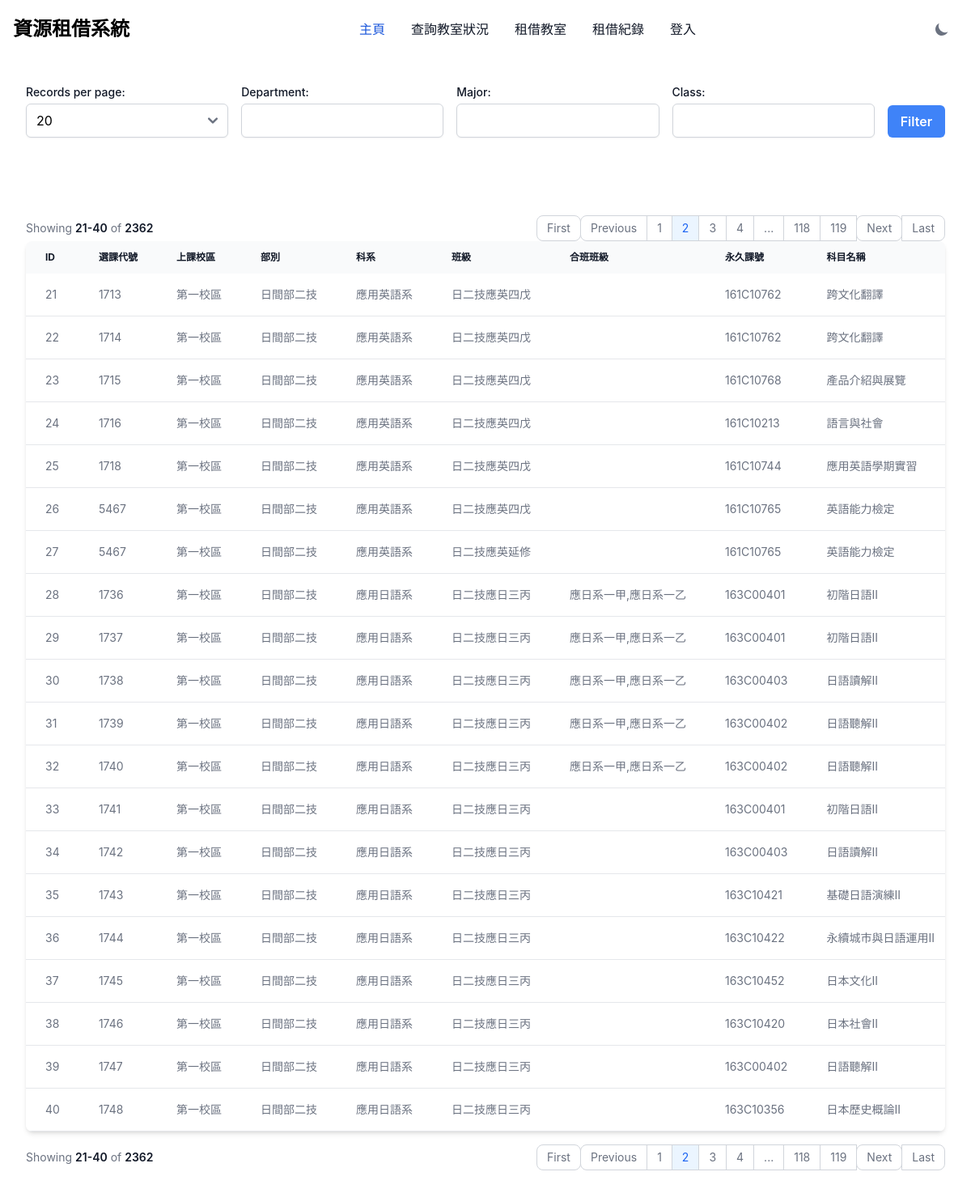
/?page=2&limit=20, run on the app's committed database.
### tables this page shows
CREATE TABLE `nkust_course_table` (
  `id` int(11) NOT NULL,
  `course_code` varchar(20) DEFAULT NULL,
  `campus` varchar(50) DEFAULT NULL,
  `department` varchar(50) DEFAULT NULL,
  `major` varchar(50) DEFAULT NULL,
  `class` varchar(50) DEFAULT NULL,
  `combined_class` varchar(50) DEFAULT NULL,
  `permanent_course_code` varchar(20) DEFAULT NULL,
  `course_name` text DEFAULT NULL,
  `credits` float DEFAULT NULL,
  `teaching_hours` float DEFAULT NULL,
  `practice_hours` int(11) DEFAULT NULL,
  `required_or_elective` varchar(10) DEFAULT NULL,
  `instructor` varchar(50) DEFAULT NULL,
  `classroom` text DEFAULT NULL,
  `enrolled_students` int(11) DEFAULT NULL,
  `max_students` int(11) DEFAULT NULL,
  `class_time` text DEFAULT NULL,
  `full_english_teaching` varchar(10) DEFAULT NULL,
  `distance_learning` varchar(10) DEFAULT NULL,
  `syllabus` text DEFAULT NULL,
  `remarks` text DEFAULT NULL
);

### index.php (the view, shortened to what this page needs)
<?php
$conn = require_once "config.php";
$limit = isset($_GET['limit']) ? (int) $_GET['limit'] : 20;
$page = isset($_GET['page']) ? (int) $_GET['page'] : 1;
$offset = ($page - 1) * $limit;
$department = isset($_GET['department']) ? $_GET['department'] : '';
$major = isset($_GET['major']) ? $_GET['major'] : '';
$class = isset($_GET['class']) ? $_GET['class'] : '';
$where = '';
$total_query = "SELECT COUNT(*) FROM nkust_course_table $where";
$total_result = $conn->query($total_query);
$total_rows = $total_result->fetch_row()[0];
$total_pages = ceil($total_rows / $limit);
$query = "SELECT * FROM nkust_course_table $where LIMIT $limit OFFSET $offset";
$result = $conn->query($query);
?>
<!DOCTYPE html>
<html>
<head>
    <link href="https://cdnjs.cloudflare.com/ajax/libs/flowbite/2.3.0/flowbite.min.css" rel="stylesheet" />
</head>
<body class="bg-white dark:bg-gray-900">
    <?php include 'components\navigaion.php'; ?>
    <div class="max-w-screen-xl mx-auto p-4 sm:p-6 lg:p-8">
        <form method="GET" action="" class="flex flex-wrap space-x-4">
            <div class="mb-4 flex-1">
                <label for="limit" class="block text-sm font-medium text-gray-900 dark:text-white">Records per
                    page:</label>
                <select name="limit" id="limit" class="block w-full mt-1 border-gray-300 rounded-md shadow-sm">
                    <option value="20" <?php echo $limit == 20 ? 'selected' : ''; ?>>20</option>
                </select>
            </div>
            <div class="mb-4 flex-1">
                <label for="department"
                    class="block text-sm font-medium text-gray-900 dark:text-white">Department:</label>
                <input type="text" name="department" id="department"
                    value="<?php echo htmlspecialchars($department); ?>"
                    class="block w-full mt-1 border-gray-300 rounded-md shadow-sm">
            </div>
            <div class="mb-4 flex-1">
                <label for="major" class="block text-sm font-medium text-gray-900 dark:text-white">Major:</label>
                <input type="text" name="major" id="major" value="<?php echo htmlspecialchars($major); ?>"
                    class="block w-full mt-1 border-gray-300 rounded-md shadow-sm">
            </div>
            <div class="mb-4 flex-1">
                <label for="class" class="block text-sm font-medium text-gray-900 dark:text-white">Class:</label>
                <input type="text" name="class" id="class" value="<?php echo htmlspecialchars($class); ?>"
                    class="block w-full mt-1 border-gray-300 rounded-md shadow-sm">
            </div>
            <div class="flex items-end mb-4">
                <button type="submit"
                    class="px-4 py-2 font-semibold text-white bg-blue-500 rounded-md hover:bg-blue-700">Filter</button>
            </div>
        </form>
    </div>
    <div class="max-w-screen-xl mx-auto p-4 sm:p-6 lg:p-8">
        <nav class="flex items-center flex-column flex-wrap md:flex-row justify-between pt-4"
            aria-label="Table navigation">
            <span
                class="text-sm font-normal text-gray-500 dark:text-gray-400 mb-4 md:mb-0 block w-full md:inline md:w-auto">
                Showing <span
                    class="font-semibold text-gray-900 dark:text-white"><?php echo $offset + 1; ?>-<?php echo min($offset + $limit, $total_rows); ?></span>
                of <span class="font-semibold text-gray-900 dark:text-white"><?php echo $total_rows; ?></span>
            </span>
            <ul class="inline-flex -space-x-px rtl:space-x-reverse text-sm h-8">
                <?php if ($page > 1): ?>
                    <li>
                        <a href="?page=1&limit=<?php echo $limit; ?>"
                            class="flex items-center justify-center px-3 h-8 ms-0 leading-tight text-gray-500 bg-white border border-gray-300 rounded-lg hover:bg-gray-100 hover:text-gray-900 dark:text-white dark:bg-gray-800 dark:border-gray-700 dark:text-gray-400 dark:hover:bg-gray-700 dark:hover:text-white">First</a>
                    </li>
                    <li>
                        <a href="?page=<?php echo $page - 1; ?>&limit=<?php echo $limit; ?>"
                            class="flex items-center justify-center px-3 h-8 ms-0 leading-tight text-gray-500 bg-white border border-gray-300 rounded-s-lg hover:bg-gray-100 hover:text-gray-900 dark:text-white dark:bg-gray-800 dark:border-gray-700 dark:text-gray-400 dark:hover:bg-gray-700 dark:hover:text-white">Previous</a>
                    </li>
                <?php endif; ?>
                <?php
                $displayed_pages = [];
                if ($total_pages <= 10) {
                    $displayed_pages = range(1, $total_pages);
                } else {
                    $displayed_pages = array_merge(
                        range(1, 2),
                        ($page > 5 ? ['...'] : []),
                        range(max(3, $page - 2), min($total_pages - 2, $page + 2)),
                        ($page < $total_pages - 4 ? ['...'] : []),
                        range($total_pages - 1, $total_pages)
                    );
                }
                foreach ($displayed_pages as $p) {
                    if ($p === '...') {
                        echo '<li><span class="flex items-center justify-center px-3 h-8 leading-tight text-gray-500 bg-white border border-gray-300 dark:bg-gray-800 dark:border-gray-700 dark:text-gray-400">...</span></li>';
                    } else {
                        echo '<li><a href="?page=' . $p . '&limit=' . $limit . '" class="flex items-center justify-center px-3 h-8 leading-tight ' . ($p == $page ? 'text-blue-600 border border-gray-300 bg-blue-50 hover:bg-blue-100 hover:text-blue-700 dark:border-gray-700 dark:bg-gray-700 dark:text-white' : 'text-gray-500 bg-white border border-gray-300 hover:bg-gray-100 hover:text-gray-900 dark:text-white dark:bg-gray-800 dark:border-gray-700 dark:text-gray-400 dark:hover:bg-gray-700 dark:hover:text-white') . '">' . $p . '</a></li>';
                    }
                }
                ?>
                <?php if ($page < $total_pages): ?>
                    <li>
                        <a href="?page=<?php echo $page + 1; ?>&limit=<?php echo $limit; ?>"
                            class="flex items-center justify-center px-3 h-8 leading-tight text-gray-500 bg-white border border-gray-300 rounded-lg hover:bg-gray-100 hover:text-gray-900 dark:text-white dark:bg-gray-800 dark:border-gray-700 dark:text-gray-400 dark:hover:bg-gray-700 dark:hover:text-white">Next</a>
                    </li>
                    <li>
                        <a href="?page=<?php echo $total_pages; ?>&limit=<?php echo $limit; ?>"
                            class="flex items-center justify-center px-3 h-8 leading-tight text-gray-500 bg-white border border-gray-300 rounded-e-lg hover:bg-gray-100 hover:text-gray-900 dark:text-white dark:bg-gray-800 dark:border-gray-700 dark:text-gray-400 dark:hover:bg-gray-700 dark:hover:text-white">Last</a>
                    </li>
                <?php endif; ?>
            </ul>
        </nav>
        <div class="relative overflow-x-auto shadow-md sm:rounded-lg">
            <table class="w-full text-sm text-left rtl:text-right text-gray-500 dark:text-gray-400 overflow-auto">
                <thead
                    class="text-xs text-gray-900 dark:text-white uppercase bg-gray-50 dark:bg-gray-700 dark:text-gray-400 whitespace-nowrap">
                    <tr>
                        <th scope="col" class="px-6 py-3">ID</th>
                        <th scope="col" class="px-6 py-3">選課代號</th>
                        <th scope="col" class="px-6 py-3">上課校區</th>
                        <th scope="col" class="px-6 py-3">部別</th>
                        <th scope="col" class="px-6 py-3">科系</th>
                        <th scope="col" class="px-6 py-3">班級</th>
                        <th scope="col" class="px-6 py-3">合班班級</th>
                        <th scope="col" class="px-6 py-3">永久課號</th>
                        <th scope="col" class="px-6 py-3">科目名稱</th>
                    </tr>
                </thead>
                <tbody>
                    <?php while ($row = $result->fetch_assoc()): ?>
                        <tr
                            class="bg-white border-b dark:bg-gray-800 dark:border-gray-700 hover:bg-gray-50 dark:hover:bg-gray-600 whitespace-nowrap">
                            <td class="px-6 py-4"><?php echo $row['id']; ?></td>
                            <td class="px-6 py-4"><?php echo $row['course_code']; ?></td>
                            <td class="px-6 py-4"><?php echo $row['campus']; ?></td>
                            <td class="px-6 py-4"><?php echo $row['department']; ?></td>
                            <td class="px-6 py-4"><?php echo $row['major']; ?></td>
                            <td class="px-6 py-4"><?php echo $row['class']; ?></td>
                            <td class="px-6 py-4"><?php echo $row['combined_class']; ?></td>
                            <td class="px-6 py-4"><?php echo $row['permanent_course_code']; ?></td>
                            <td class="px-6 py-4"><?php echo $row['course_name']; ?></td>
                        </tr>
                    <?php endwhile; ?>
                </tbody>
            </table>
        </div>
        <nav class="flex items-center flex-column flex-wrap md:flex-row justify-between pt-4"
            aria-label="Table navigation">
            <span
                class="text-sm font-normal text-gray-500 dark:text-gray-400 mb-4 md:mb-0 block w-full md:inline md:w-auto">
                Showing <span
                    class="font-semibold text-gray-900 dark:text-white"><?php echo $offset + 1; ?>-<?php echo min($offset + $limit, $total_rows); ?></span>
                of <span class="font-semibold text-gray-900 dark:text-white"><?php echo $total_rows; ?></span>
            </span>
            <ul class="inline-flex -space-x-px rtl:space-x-reverse text-sm h-8">
                <?php if ($page > 1): ?>
                    <li>
                        <a href="?page=1&limit=<?php echo $limit; ?>"
                            class="flex items-center justify-center px-3 h-8 ms-0 leading-tight text-gray-500 bg-white border border-gray-300 rounded-lg hover:bg-gray-100 hover:text-gray-900 dark:text-white dark:bg-gray-800 dark:border-gray-700 dark:text-gray-400 dark:hover:bg-gray-700 dark:hover:text-white">First</a>
                    </li>
                    <li>
                        <a href="?page=<?php echo $page - 1; ?>&limit=<?php echo $limit; ?>"
                            class="flex items-center justify-center px-3 h-8 ms-0 leading-tight text-gray-500 bg-white border border-gray-300 rounded-s-lg hover:bg-gray-100 hover:text-gray-900 dark:text-white dark:bg-gray-800 dark:border-gray-700 dark:text-gray-400 dark:hover:bg-gray-700 dark:hover:text-white">Previous</a>
                    </li>
                <?php endif; ?>
                <?php
                $displayed_pages = [];
                if ($total_pages <= 10) {
                    $displayed_pages = range(1, $total_pages);
                } else {
                    $displayed_pages = array_merge(
                        range(1, 2),
                        ($page > 5 ? ['...'] : []),
                        range(max(3, $page - 2), min($total_pages - 2, $page + 2)),
                        ($page < $total_pages - 4 ? ['...'] : []),
                        range($total_pages - 1, $total_pages)
                    );
                }
                foreach ($displayed_pages as $p) {
                    if ($p === '...') {
                        echo '<li><span class="flex items-center justify-center px-3 h-8 leading-tight text-gray-500 bg-white border border-gray-300 dark:bg-gray-800 dark:border-gray-700 dark:text-gray-400">...</span></li>';
                    } else {
                        echo '<li><a href="?page=' . $p . '&limit=' . $limit . '" class="flex items-center justify-center px-3 h-8 leading-tight ' . ($p == $page ? 'text-blue-600 border border-gray-300 bg-blue-50 hover:bg-blue-100 hover:text-blue-700 dark:border-gray-700 dark:bg-gray-700 dark:text-white' : 'text-gray-500 bg-white border border-gray-300 hover:bg-gray-100 hover:text-gray-900 dark:text-white dark:bg-gray-800 dark:border-gray-700 dark:text-gray-400 dark:hover:bg-gray-700 dark:hover:text-white') . '">' . $p . '</a></li>';
                    }
                }
                ?>
                <?php if ($page < $total_pages): ?>
                    <li>
                        <a href="?page=<?php echo $page + 1; ?>&limit=<?php echo $limit; ?>"
                            class="flex items-center justify-center px-3 h-8 leading-tight text-gray-500 bg-white border border-gray-300 rounded-lg hover:bg-gray-100 hover:text-gray-900 dark:text-white dark:bg-gray-800 dark:border-gray-700 dark:text-gray-400 dark:hover:bg-gray-700 dark:hover:text-white">Next</a>
                    </li>
                    <li>
                        <a href="?page=<?php echo $total_pages; ?>&limit=<?php echo $limit; ?>"
                            class="flex items-center justify-center px-3 h-8 leading-tight text-gray-500 bg-white border border-gray-300 rounded-e-lg hover:bg-gray-100 hover:text-gray-900 dark:text-white dark:bg-gray-800 dark:border-gray-700 dark:text-gray-400 dark:hover:bg-gray-700 dark:hover:text-white">Last</a>
                    </li>
                <?php endif; ?>
            </ul>
        </nav>
    </div>
</body>
</html>

### data on the page
nkust_course_table: id "21", course_code "1713", campus "第一校區", department "日間部二技", major "應用英語系", class "日二技應英四戊", permanent_course_code "161C10762", course_name "跨文化翻譯"
nkust_course_table: id "22", course_code "1714", campus "第一校區", department "日間部二技", major "應用英語系", class "日二技應英四戊", permanent_course_code "161C10762", course_name "跨文化翻譯"
nkust_course_table: id "23", course_code "1715", campus "第一校區", department "日間部二技", major "應用英語系", class "日二技應英四戊", permanent_course_code "161C10768", course_name "產品介紹與展覽"
nkust_course_table: id "24", course_code "1716", campus "第一校區", department "日間部二技", major "應用英語系", class "日二技應英四戊", permanent_course_code "161C10213", course_name "語言與社會"
nkust_course_table: id "25", course_code "1718", campus "第一校區", department "日間部二技", major "應用英語系", class "日二技應英四戊", permanent_course_code "161C10744", course_name "應用英語學期實習"
nkust_course_table: id "26", course_code "5467", campus "第一校區", department "日間部二技", major "應用英語系", class "日二技應英四戊", permanent_course_code "161C10765", course_name "英語能力檢定"
nkust_course_table: id "27", course_code "5467", campus "第一校區", department "日間部二技", major "應用英語系", class "日二技應英延修", permanent_course_code "161C10765", course_name "英語能力檢定"
nkust_course_table: id "28", course_code "1736", campus "第一校區", department "日間部二技", major "應用日語系", class "日二技應日三丙", combined_class "應日系一甲,應日系一乙", permanent_course_code "163C00401", course_name "初階日語Ⅱ"
nkust_course_table: id "29", course_code "1737", campus "第一校區", department "日間部二技", major "應用日語系", class "日二技應日三丙", combined_class "應日系一甲,應日系一乙", permanent_course_code "163C00401", course_name "初階日語Ⅱ"
nkust_course_table: id "30", course_code "1738", campus "第一校區", department "日間部二技", major "應用日語系", class "日二技應日三丙", combined_class "應日系一甲,應日系一乙", permanent_course_code "163C00403", course_name "日語讀解Ⅱ"
nkust_course_table: id "31", course_code "1739", campus "第一校區", department "日間部二技", major "應用日語系", class "日二技應日三丙", combined_class "應日系一甲,應日系一乙", permanent_course_code "163C00402", course_name "日語聽解Ⅱ"
nkust_course_table: id "32", course_code "1740", campus "第一校區", department "日間部二技", major "應用日語系", class "日二技應日三丙", combined_class "應日系一甲,應日系一乙", permanent_course_code "163C00402", course_name "日語聽解Ⅱ"
nkust_course_table: id "33", course_code "1741", campus "第一校區", department "日間部二技", major "應用日語系", class "日二技應日三丙", permanent_course_code "163C00401", course_name "初階日語Ⅱ"
nkust_course_table: id "34", course_code "1742", campus "第一校區", department "日間部二技", major "應用日語系", class "日二技應日三丙", permanent_course_code "163C00403", course_name "日語讀解Ⅱ"
nkust_course_table: id "35", course_code "1743", campus "第一校區", department "日間部二技", major "應用日語系", class "日二技應日三丙", permanent_course_code "163C10421", course_name "基礎日語演練Ⅱ"
nkust_course_table: id "36", course_code "1744", campus "第一校區", department "日間部二技", major "應用日語系", class "日二技應日三丙", permanent_course_code "163C10422", course_name "永續城市與日語運用Ⅱ"
nkust_course_table: id "37", course_code "1745", campus "第一校區", department "日間部二技", major "應用日語系", class "日二技應日三丙", permanent_course_code "163C10452", course_name "日本文化II"
nkust_course_table: id "38", course_code "1746", campus "第一校區", department "日間部二技", major "應用日語系", class "日二技應日三丙", permanent_course_code "163C10420", course_name "日本社會Ⅱ"
nkust_course_table: id "39", course_code "1747", campus "第一校區", department "日間部二技", major "應用日語系", class "日二技應日三丙", permanent_course_code "163C00402", course_name "日語聽解Ⅱ"
nkust_course_table: id "40", course_code "1748", campus "第一校區", department "日間部二技", major "應用日語系", class "日二技應日三丙", permanent_course_code "163C10356", course_name "日本歷史概論II"

### other printed values
$offset + 1 "21"
min($offset + $limit, $total_rows) "40"
$total_rows "2362"
$p "1"
$p "2"
$p "3"
$p "4"
$p "118"
$p "119"
